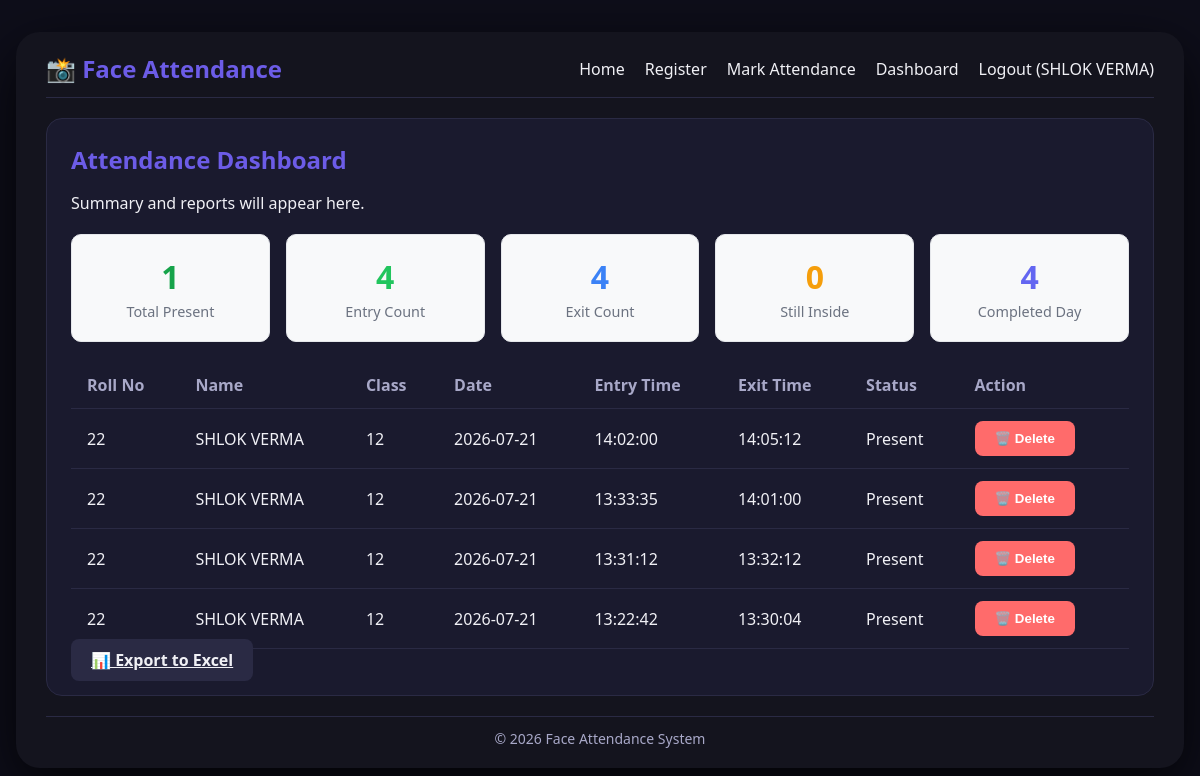
Before: /dashboard (signed in) with the older database file.
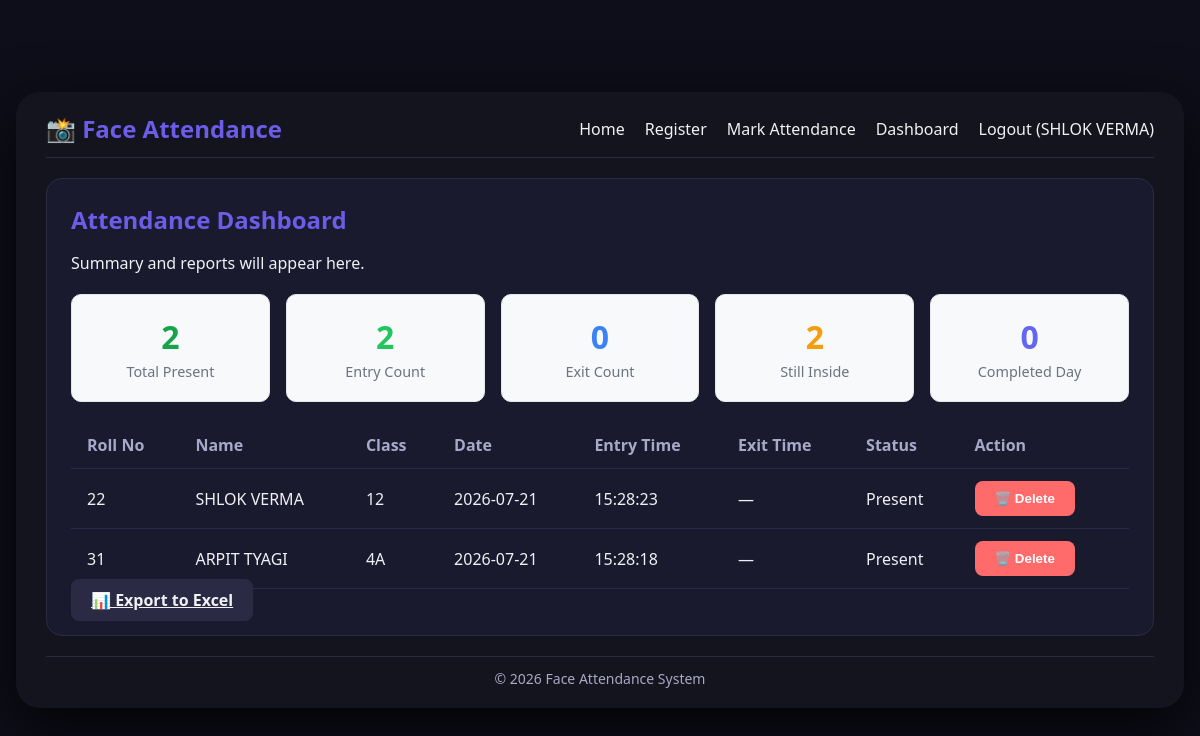
After: the same page with the newer database file.
### tables this page shows
CREATE TABLE students (
        id INTEGER PRIMARY KEY AUTOINCREMENT,
        name TEXT NOT NULL,
        roll_no TEXT UNIQUE NOT NULL,
        class TEXT NOT NULL,
        face_encoding BLOB NOT NULL
    );

CREATE TABLE attendance (
        id INTEGER PRIMARY KEY AUTOINCREMENT,
        student_id INTEGER NOT NULL,
        date DATE NOT NULL,
        entry_time TIME,
        exit_time TIME,
        status TEXT DEFAULT 'Present'
    );

### app.py (the view)
@app.route('/dashboard')
@login_required
def dashboard():
    conn = sqlite3.connect('database.db', timeout=10)
    c = conn.cursor()
    query = """
        SELECT attendance.id, students.name, students.roll_no, students.class,
               attendance.date, attendance.entry_time, attendance.exit_time, attendance.status
        FROM attendance
        JOIN students ON attendance.student_id = students.id
        ORDER BY attendance.date DESC, attendance.entry_time DESC
    """
    c.execute(query)
    records = c.fetchall()
    today = datetime.now().strftime('%Y-%m-%d')
    c.execute(
        'SELECT COUNT(DISTINCT student_id) FROM attendance WHERE date = ? AND entry_time IS NOT NULL',
        (today,)
    )
    total_present = c.fetchone()[0]
    c.execute(
        'SELECT COUNT(*) FROM attendance WHERE date = ? AND entry_time IS NOT NULL',
        (today,)
    )
    entry_count = c.fetchone()[0]
    c.execute(
        'SELECT COUNT(*) FROM attendance WHERE date = ? AND exit_time IS NOT NULL',
        (today,)
    )
    exit_count = c.fetchone()[0]
    c.execute(
        'SELECT COUNT(*) FROM attendance WHERE date = ? AND entry_time IS NOT NULL AND exit_time IS NULL',
        (today,)
    )
    still_inside = c.fetchone()[0]
    c.execute(
        'SELECT COUNT(*) FROM attendance WHERE date = ? AND entry_time IS NOT NULL AND exit_time IS NOT NULL',
        (today,)
    )
    completed_day = c.fetchone()[0]
    conn.close()
    stats = {
        'total_present': total_present,
        'entry_count': entry_count,
        'exit_count': exit_count,
        'still_inside': still_inside,
        'completed_day': completed_day,
    }
    return render_template('dashboard.html', records=records, stats=stats)

### app.py (called while the page is built)
def login_required(f):
    @wraps(f)
    def decorated(*args, **kwargs):
        if not session.get('logged_in'):
            return redirect(url_for('login'))
        return f(*args, **kwargs)
    return decorated

### templates/dashboard.html (shortened to what this page needs)
{% extends "base.html" %}
{% block content %}
<div class="card">
    <h2>Attendance Dashboard</h2>
    <p>Summary and reports will appear here.</p>
    <div class="stats-grid">
        <div class="stat-card stat-present">
            <h3>{{ stats.total_present }}</h3>
            <p>Total Present</p>
        </div>
        <div class="stat-card stat-entry">
            <h3>{{ stats.entry_count }}</h3>
            <p>Entry Count</p>
        </div>
        <div class="stat-card stat-exit">
            <h3>{{ stats.exit_count }}</h3>
            <p>Exit Count</p>
        </div>
        <div class="stat-card stat-inside">
            <h3>{{ stats.still_inside }}</h3>
            <p>Still Inside</p>
        </div>
        <div class="stat-card stat-completed">
            <h3>{{ stats.completed_day }}</h3>
            <p>Completed Day</p>
        </div>
    </div>
    <table>
        <thead>
            <tr>
                <th>Roll No</th>
                <th>Name</th>
                <th>Class</th>
                <th>Date</th>
                <th>Entry Time</th>
                <th>Exit Time</th>
                <th>Status</th>
                <th>Action</th>
            </tr>
        </thead>
        <tbody id="attendanceTableBody">
            {% if records %}
                {% for record in records %}
                <tr id="row-{{ record[0] }}">
                    <td>{{ record[2] }}</td>
                    <td>{{ record[1] }}</td>
                    <td>{{ record[3] }}</td>
                    <td>{{ record[4] }}</td>
                    <td>{{ record[5] if record[5] else '—' }}</td>
                    <td>{{ record[6] if record[6] else '—' }}</td>
                    <td>{{ record[7] }}</td>
                    <td>
                        <button class="btn danger delete-btn" data-id="{{ record[0] }}">🗑️ Delete</button>
                    </td>
                </tr>
                {% endfor %}
            {% else %}
                <tr><td colspan="8">No data yet.</td></tr>
            {% endif %}
        </tbody>
    </table>
    <a href="{{ url_for('export_attendance') }}" class="btn secondary">📊 Export to Excel</a>
</div>
{% endblock %}

### templates/base.html (shortened to what this page needs)
<!DOCTYPE html>
<html lang="en">
<head>
    <link rel="stylesheet" href="{{ url_for('static', filename='style.css') }}" />
</head>
<body>
    <div id="main">
        <div id="header">
            <nav>
                <div class="logo">📸 Face Attendance</div>
                <ul>
                    <li><a href="{{ url_for('index') }}">Home</a></li>
                    <li><a href="{{ url_for('register') }}">Register</a></li>
                    <li><a href="{{ url_for('mark_attendance') }}">Mark Attendance</a></li>
                    <li><a href="{{ url_for('dashboard') }}">Dashboard</a></li>
                    {% if session.get('logged_in') %}
                    <li><a href="{{ url_for('logout') }}">Logout ({{ session.get('username') }})</a></li>
                    {% else %}
                    <li><a href="{{ url_for('login') }}">Login</a></li>
                    {% endif %}
                </ul>
            </nav>
        </div>
        <div id="content">
            {% block content %}{% endblock %}
        </div>
        <div id="footer">
            <p>&copy; 2026 Face Attendance System</p>
        </div>
    </div>
</body>
</html>

### static/style.css (style rules this page uses)
:root { --bg: #0e0e1a; --panel: #14141e; --card: #1a1a2e; --border: #2a2a44; --text: #f0f0f5; --muted: #a8a8c8; --accent: #6c5ce7; --green: #0d2a0; --red: #ff6b6b; }
* { box-sizing: border-box; margin: 0; padding: 0; }
body { font-family: 'Segoe UI', Roboto, sans-serif; background: var(--bg); color: var(--text); min-height: 100vh; display: flex; align-items: center; justify-content: center; padding: 16px; }
#main { width: 100%; max-width: 1200px; background: var(--panel); border-radius: 24px; padding: 20px 30px; box-shadow: 0 20px 60px rgba(0,0,0,0.8); }
#header nav { display: flex; justify-content: space-between; align-items: center; border-bottom: 1px solid var(--border); padding-bottom: 12px; margin-bottom: 20px; }
.logo { font-size: 24px; font-weight: 700; color: var(--accent); }
nav ul { list-style: none; display: flex; gap: 20px; }
nav ul li a { color: var(--text); text-decoration: none; font-weight: 500; transition: color 0.2s; }
#content { min-height: 400px; }
#footer { border-top: 1px solid var(--border); padding-top: 12px; margin-top: 20px; text-align: center; color: var(--muted); font-size: 14px; }
.card { background: var(--card); border: 1px solid var(--border); border-radius: 16px; padding: 24px; margin-bottom: 20px; }
.card h2 { margin-bottom: 16px; color: var(--accent); }
.btn { padding: 10px 20px; border: none; border-radius: 8px; font-weight: 600; cursor: pointer; transition: 0.2s; margin-right: 8px; }
.btn.secondary { background: var(--border); color: var(--text); }
.btn.danger { background: var(--red); color: #fff; }
table { width: 100%; border-collapse: collapse; margin-top: 16px; }
table th, table td { padding: 12px 16px; border-bottom: 1px solid var(--border); text-align: left; }
table th { color: var(--muted); font-weight: 600; }
.stats-grid { display: grid; grid-template-columns: repeat(auto-fit, minmax(140px, 1fr)); gap: 16px; margin: 20px 0; }
.stat-card { padding: 20px; border-radius: 10px; text-align: center; background: #f8f9fa; border: 1px solid #e5e7eb; }
.stat-card h3 { font-size: 2rem; margin: 0 0 4px 0; }
.stat-card p { margin: 0; color: #6b7280; font-size: 0.9rem; }
.stat-present h3 { color: #16a34a; }
.stat-entry h3 { color: #22c55e; }
.stat-exit h3 { color: #3b82f6; }
.stat-inside h3 { color: #f59e0b; }
.stat-completed h3 { color: #6366f1; }

Changed rows visible on the page:
removed attendance: roll_no "22", name "SHLOK VERMA", class "12", date "2026-07-21", entry_time "14:02:00", exit_time "14:05:12", status "Present"
removed attendance: roll_no "22", name "SHLOK VERMA", class "12", date "2026-07-21", entry_time "13:33:35", exit_time "14:01:00", status "Present"
removed attendance: roll_no "22", name "SHLOK VERMA", class "12", date "2026-07-21", entry_time "13:31:12", exit_time "13:32:12", status "Present"
removed attendance: roll_no "22", name "SHLOK VERMA", class "12", date "2026-07-21", entry_time "13:22:42", exit_time "13:30:04", status "Present"
added attendance: roll_no "22", name "SHLOK VERMA", class "12", date "2026-07-21", entry_time "15:28:23", record "—", status "Present"
added attendance: roll_no "31", name "ARPIT TYAGI", class "4A", date "2026-07-21", entry_time "15:28:18", record "—", status "Present"
Other visible differences:
{{ stats.total_present }}: "1" → "2"
{{ stats.entry_count }}: "4" → "2"
{{ stats.exit_count }}: "4" → "0"
{{ stats.still_inside }}: "0" → "2"
{{ stats.completed_day }}: "4" → "0"
